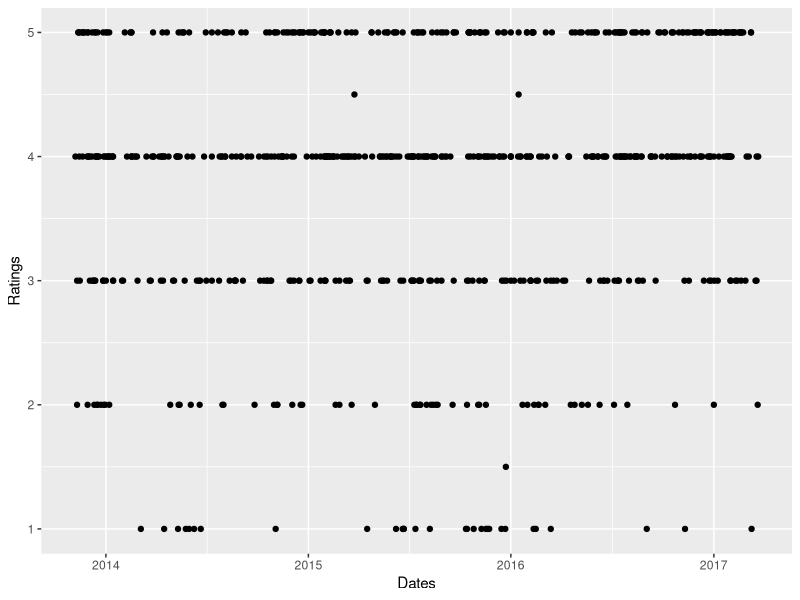

Write the R code that produced this figure. (Note: this script raises an error after producing the figure.)
##########################################
#
# Exploratory.R
#
# The purpose of this script is to engage in some exploratory descriptive analytics
# of the customer review data
#
# Antoine Beauchamp
# Edited: March 14th, 2017
# Created: March 7th, 2017
#
#############################



CapstoneDir = "/Users/Antoine/Documents/Work/DataScience/Springboard/FoundationsofDataScience/CapstoneProject"

setwd(CapstoneDir)

rm(list=ls())


library(readr)
library(dplyr)
library(tidyr)
library(tm)
library(wordcloud)
library(ggplot2)

CapstoneDF <- read_csv("./Data/CapstoneCleanData.csv")

str(CapstoneDF)
summary(CapstoneDF)
dim(CapstoneDF)




##################### INITIAL EXPLORATION #######################
#
#
#


d_byDay <- CapstoneDF %>% arrange(Dates)

head(d_byDay[2:4])

ggplot(d_byDay, aes(x=Dates, y=Ratings)) + geom_point()

#This isn't good on this time scale. Would be fine on a shorter time scale. 
# Let's lower the granularity. 

d_DateSep <- CapstoneDF %>% separate(Dates, c("Year","Month","Day")) %>% arrange(Year, Month)

head(d_DateSep[2:6],n=20)

View(d_DateSep)

d_byMonth <- d_DateSep %>% group_by(Year,Month) %>% summarise(AvgRatings=mean(Ratings))

head(d_byMonth,n=10)

d_YearMonth <- d_byMonth %>% unite("Dates", Year, Month, sep="-")

head(d_YearMonth)

ggplot(d_YearMonth, aes(x=Dates,y=AvgRatings)) + geom_point()

# Can I group by quarters? 
# First let's group by year and see. 

head(d_DateSep[2:6])

d_byYear <- d_DateSep %>% group_by(Year) %>% summarise(AvgRatings=mean(Ratings))
head(d_byYear)

ggplot(d_byYear, aes(x=Year,y=AvgRatings)) + geom_point()

#Alright let's dive into quarters then. 

head(d_DateSep[2:6])

#Identify quarters as follows: 
#Q1: Jan, Feb, March
#Q2: April, May, June
#Q3: July, Aug, Sept
#Q4: Oct, Nov, Dec.



##################### EXPLORATION WITH QUARTERS #######################
#
#
#


#Review data frame
head(CapstoneDF[2:4])

#Create variable with quarters
d_withQuarters <- CapstoneDF %>% mutate(Quarters = quarters.Date(Dates))

#Check format
head(d_withQuarters[-1])

#Separate Date variable into components
d_withQuarters <- d_withQuarters %>% separate(Dates, c("Year","Month","Day"))
head(d_withQuarters[-1])

#Group by year and quarters and average the ratings
d_byQuarters <- d_withQuarters %>% group_by(Year, Quarters) %>% summarise(AvgRatings = mean(Ratings)) %>% unite("YearQuarter", Year, Quarters, sep="-")
head(d_byQuarters)

# Plot average ratings by quarters
ggplot(d_byQuarters, aes(x=YearQuarter, y=AvgRatings)) + geom_point()


##################### EXPLORATION in 2016-2017 #######################
#
#
#

#Create data frame with recent data
d_Recent <- d_withQuarters %>% unite("Dates", Year, Month, Day, sep="-") %>% subset(Dates >= as.Date("20160101", "%Y%m%d"))

dim(d_Recent)
View(d_Recent)

#Okay this gives us about one year's worth of data. 
# Let's dig into this. 


head(d_Recent[-1])

#In addition to our Quarters variable, let's make a variable that describes quarter and year
#This will be important for plotting later. 
test <- d_Recent %>% separate(Dates, c("Year", "Month", "Day"))
test <- test %>% unite("YearQuarters", Year, Quarters, sep="-")
d_Recent$YearQuarters <- test$YearQuarters

head(d_Recent[-1])

d_Recent <- d_Recent %>% separate(Dates, c("Year", "Month", "Day"))

head(d_Recent[-1])

#Let's write an average by month
d_2016_byMonth <- d_Recent %>% group_by(Year,Month) %>% summarise(AvgRatings=mean(Ratings)) %>% unite("YearMonth", Year, Month, sep="-")

#Scatter plot, average aggregated at the level of months
ggplot(d_2016_byMonth, aes(x=YearMonth, y=AvgRatings)) + geom_point()

#Write an averge by quarter
d_2016_byQuarter <- d_Recent %>% group_by(Year, Quarters) %>% summarise(AvgRatings=mean(Ratings)) %>% unite("YearQuarter", Year, Quarters, sep="-")

head(d_2016_byQuarter)

#Scatter plot, average aggregated at quarters
ggplot(d_2016_byQuarter, aes(x=YearQuarter, y=AvgRatings)) + geom_point()

#We see a strong trend in improving reviews through 2016. 
#Is there are a way that I can look at these different levels of granularity on the same plot? 
# Can I use a facet grid? 

#What I could do is plot the average data and facet it by quarters, right? 

head(d_2016_byMonth)
head(d_Recent[-1])

d_2016_byMonth <- d_Recent %>% group_by(Year,Quarters, Month) %>% summarise(AvgRatings=mean(Ratings)) %>%  unite("YearMonth", Year, Month, sep="-")
test <- d_Recent %>% group_by(Year, Quarters, Month) %>% summarise(AvgRatings = mean(Ratings)) %>% unite("YearQuarters", Year, Quarters, sep="-")  

head(d_2016_byMonth)
head(test)

d_2016_byMonth$YearQuarters <- test$YearQuarters
head(d_2016_byMonth)

#Scatter plot, aggregated at month, faceted by quarters. 
ggplot(d_2016_byMonth, aes(x=YearMonth, y=AvgRatings)) + geom_point(aes(col=YearQuarters)) + facet_grid(.~YearQuarters)


head(d_Recent[-1])

#Something I could do is a histogram of reviews of a certain number within
# certain time periods. How many 3s, how many 4s? And so on? 
# Split this up into a facet grid by quarters. 

d_Recent_Rounded <- d_Recent
d_Recent_Rounded$Ratings <- ceiling(d_Recent_Rounded$Ratings)

head(d_Recent_Rounded[-1])

#Histogram (frequency), faceted by quarters
ggplot(d_Recent_Rounded) + geom_histogram(aes(x=Ratings), binwidth = 1) + facet_grid(.~YearQuarters)

#I'm not even really sure how to interpret this data. 
#Maybe the problem is that I'm using a frequency histogram rather than a density histogram. 

#Histogram (density), faceted by quarters
ggplot(d_Recent_Rounded) + geom_histogram(aes(x=Ratings, y=..density..), binwidth = 1) + facet_grid(.~YearQuarters)

#That looks much better. The problem is that the different quarters have different 
# numbers of reviews. 

#Scatterplot, aggregate by month, colour by quarters
ggplot(d_2016_byMonth, aes(x=YearMonth, y=AvgRatings)) + geom_point(aes(col=YearQuarters))

#What's the next step here? 
# Why did our ratings increase? That seems like a good thing to observe. 
# So why were the bad in the first place? The answers to that might be contained
# in the text data. 
# We can stay at the level of granularity of quarters right now

ggplot(d_2016_byQuarter, aes(x=YearQuarter, y=AvgRatings)) + geom_point(col="blue")

#So 2016-Q1 is the lowest one and 2016-Q4 is the highest. 
#Why was 2016-Q1 so bad? Why did it get better? Why is it dropping in this quarter? 

data_2016Q1 <- d_Recent_Rounded %>% subset(YearQuarters == "2016-Q1") %>% unite("Dates", Year, Month, Day, sep="-")
data_2017Q1 <- d_Recent_Rounded %>% subset(YearQuarters == "2017-Q1") %>% unite("Dates", Year, Month, Day, sep="-")


ggplot(d_Recent, aes(x=Ratings, y=..density..)) + 
  geom_bar(data=subset(d_Recent_Rounded, YearQuarters=="2016-Q1"), fill="red", alpha=0.2, binwidth=1) + 
  geom_bar(data=subset(d_Recent_Rounded, YearQuarters=="2017-Q1"), fill="blue", alpha=0.2, binwidth=1)

ggplot(data_2016Q1, aes(x=Ratings)) + geom_bar()

#Should I dig into the text data right away? Or break this up into "bad" reviews and "good" reviews first? 
#Another plot I could make is a layered histogram of Q12016 and Q12017. 

#Remove all instances of "The" because analytics tools below don't seem to remove it
data_2016Q1$Reviews <- gsub("[Tt]he", "", data_2016Q1$Reviews)

#Subset data sets for good and bad reviews. Define bad as being 3 stars or lower.
data_2016Q1_bad <- data_2016Q1 %>% subset(Ratings <= 3)
data_2016Q1_good <- data_2016Q1 %>% subset(Ratings > 3)

head(data_2016Q1_bad[-1])
head(data_2016Q1_good[-1])

#Create corpus for each of the data subsets.
Corpus_2016Q1 <- data_2016Q1$Reviews %>% VectorSource() %>% Corpus
Corpus_2016Q1_bad <- data_2016Q1_bad$Reviews %>% VectorSource() %>% Corpus
Corpus_2016Q1_good <- data_2016Q1_good$Reviews %>% VectorSource() %>% Corpus
inspect(Corpus_2016Q1[1:2])

#Clean up the text data by removing punctuations and stop words
Corpus_2016Q1 <- Corpus_2016Q1 %>% tm_map(removePunctuation) %>% tm_map(removeWords, stopwords("english"))
Corpus_2016Q1_bad <- Corpus_2016Q1_bad %>% tm_map(removePunctuation) %>% tm_map(removeWords, stopwords("english"))
Corpus_2016Q1_good <- Corpus_2016Q1_good %>% tm_map(removePunctuation) %>% tm_map(removeWords, stopwords("english"))
inspect(Corpus_2016Q1[1:2])

#Create term document matrices for subsets
TDM_2016Q1 <- TermDocumentMatrix(Corpus_2016Q1)
TDM_2016Q1_bad <- TermDocumentMatrix(Corpus_2016Q1_bad)
TDM_2016Q1_good <- TermDocumentMatrix(Corpus_2016Q1_good)

#Convert TDM to actual matrix format
TDM_2016Q1_mat <- as.matrix(TDM_2016Q1)
TDM_2016Q1_mat_bad <- as.matrix(TDM_2016Q1_bad)
TDM_2016Q1_mat_good <- as.matrix(TDM_2016Q1_good)

#Get word frequencies for data subsets
wFreqs_2016Q1_bad = sort(rowSums(TDM_2016Q1_mat_bad), decreasing=TRUE)
wFreqs_2016Q1_good = sort(rowSums(TDM_2016Q1_mat_good), decreasing=TRUE)
head(wFreqs_2016Q1_bad, n=10)
head(wFreqs_2016Q1_good, n=10)

#It seems food was mentioned both in the good and bad subsets, as well as good. 
#People seem to have reviewed winterlicious positively. 

wordcloud(Corpus_2016Q1_bad, min.freq=2,scale=c(4,0.5), max.word=200, random.order=F)
wordcloud(Corpus_2016Q1_good, min.freq=2,scale=c(4,0.5), max.word=200, random.order=F)


#Let's look at some word associations.
findAssocs(TDM_2016Q1_bad, "food", .50)
findAssocs(TDM_2016Q1_bad, "place", .67)
findAssocs(TDM_2016Q1_bad, "service", .52)
findAssocs(TDM_2016Q1_bad, "time", .65)
findAssocs(TDM_2016Q1_bad, "meal", .70)
findAssocs(TDM_2016Q1_bad, "good", .80)

#Take a look at some reviews containing certain words
data_2016Q1_bad$Reviews[grepl("[Ff]ood",data_2016Q1_bad$Reviews)]
length(data_2016Q1_bad$Reviews[grepl("[Ff]ood",data_2016Q1_bad$Reviews)])

data_2016Q1_bad$Reviews[grepl("[Ss]ervice",data_2016Q1_bad$Reviews)]
length(data_2016Q1_bad$Reviews[grepl("[Ss]ervice",data_2016Q1_bad$Reviews)])

data_2016Q1_bad$Reviews[grepl("[Tt]ime",data_2016Q1_bad$Reviews)]
length(data_2016Q1_bad$Reviews[grepl("[Tt]ime",data_2016Q1_bad$Reviews)])

data_2016Q1_bad$Reviews[grepl("[Gg]ood|[Gg]reat",data_2016Q1_bad$Reviews)]
length(data_2016Q1_bad$Reviews[grepl("[Gg]ood|[Gg]reat",data_2016Q1_bad$Reviews)])




data_2016Q1_good$Reviews[grepl("[Ff]ood",data_2016Q1_good$Reviews)]
length(data_2016Q1_good$Reviews[grepl("[Ff]ood",data_2016Q1_good$Reviews)])

data_2016Q1_good$Reviews[grepl("[Ww]inter",data_2016Q1_good$Reviews)]
length(data_2016Q1_good$Reviews[grepl("[Ww]inter",data_2016Q1_good$Reviews)])

data_2016Q1_good$Reviews[grepl("[Gg]ood|[Gg]reat",data_2016Q1_good$Reviews)]
length(data_2016Q1_good$Reviews[grepl("[Gg]ood|[Gg]reat",data_2016Q1_good$Reviews)])

data_2016Q1_good$Reviews[grepl("[Ss]ervice",data_2016Q1_good$Reviews)]
length(data_2016Q1_good$Reviews[grepl("[Ss]ervice",data_2016Q1_good$Reviews)])


data_2016Q1_bad$Reviews[grepl("[Mm]usic|[Nn]oise",data_2016Q1_bad$Reviews)]
length(data_2016Q1_bad$Reviews[grepl("[Mm]usic|[Nn]oise",data_2016Q1_bad$Reviews)])

data_2017Q1_bad$Reviews[grepl("[Mm]usic|[Nn]oise",data_2017Q1_bad$Reviews)]
length(data_2017Q1_bad$Reviews[grepl("[Mm]usic|[Nn]oise",data_2017Q1_bad$Reviews)])



#I feel like I may need to write this stuff down on paper. What are people liking? What aren't they liking?
# What are the people who reveiwed well saying? And those that aren't? 

### Look at 2017 Q1 now


#Remove all instances of "The" because analytics tools below don't seem to remove it
data_2017Q1$Reviews <- gsub("[Tt]he", "", data_2017Q1$Reviews)

#Subset data sets for good and bad reviews
data_2017Q1_bad <- data_2017Q1 %>% subset(Ratings <= 3)
data_2017Q1_good <- data_2017Q1 %>% subset(Ratings > 3)

head(data_2017Q1_bad[-1])
dim(data_2016Q1_bad)
dim(data_2017Q1_bad)
head(data_2017Q1_good[-1])
dim(data_2017Q1_good)
dim(data_2016Q1_good)

#Create corpus for each of the data subsets.
Corpus_2017Q1 <- data_2017Q1$Reviews %>% VectorSource() %>% Corpus
Corpus_2017Q1_bad <- data_2017Q1_bad$Reviews %>% VectorSource() %>% Corpus
Corpus_2017Q1_good <- data_2017Q1_good$Reviews %>% VectorSource() %>% Corpus
inspect(Corpus_2017Q1[1:2])

#Clean up the text data by removing punctuations and stop words
Corpus_2017Q1 <- Corpus_2017Q1 %>% tm_map(removePunctuation) %>% tm_map(removeWords, stopwords("english"))
Corpus_2017Q1_bad <- Corpus_2017Q1_bad %>% tm_map(removePunctuation) %>% tm_map(removeWords, stopwords("english"))
Corpus_2017Q1_good <- Corpus_2017Q1_good %>% tm_map(removePunctuation) %>% tm_map(removeWords, stopwords("english"))
inspect(Corpus_2017Q1[1:2])

#Term document matrices
TDM_2017Q1 <- TermDocumentMatrix(Corpus_2017Q1)
TDM_2017Q1_bad <- TermDocumentMatrix(Corpus_2017Q1_bad)
TDM_2017Q1_good <- TermDocumentMatrix(Corpus_2017Q1_good)

#Convert TDM to matrix format
TDM_2017Q1_mat <- as.matrix(TDM_2017Q1)
TDM_2017Q1_mat_bad <- as.matrix(TDM_2017Q1_bad)
TDM_2017Q1_mat_good <- as.matrix(TDM_2017Q1_good)

#Word frequencies
wFreqs_2017Q1_bad = sort(rowSums(TDM_2017Q1_mat_bad), decreasing=TRUE)
wFreqs_2017Q1_good = sort(rowSums(TDM_2017Q1_mat_good), decreasing=TRUE)
head(wFreqs_2017Q1_bad, n=10)
head(wFreqs_2017Q1_good,n=10)

wordcloud(Corpus_2017Q1_bad, min.freq=2,scale=c(4,0.5), max.word=200, random.order=F)
wordcloud(Corpus_2017Q1_good, min.freq=2,scale=c(4,0.5), max.word=200, random.order=F)


data_2017Q1_bad$Reviews[grepl("[Gg]ood",data_2017Q1_bad$Reviews)]
length(data_2017Q1_bad$Reviews[grepl("[Gg]ood",data_2017Q1_bad$Reviews)])

data_2017Q1_bad$Reviews[grepl("[Ss]teak(s)?",data_2017Q1_bad$Reviews)]
length(data_2017Q1_bad$Reviews[grepl("[Ss]teak(s)?",data_2017Q1_bad$Reviews)])

data_2017Q1_bad$Reviews[grepl("[Ff]ood",data_2017Q1_bad$Reviews)]
length(data_2017Q1_bad$Reviews[grepl("[Ff]ood",data_2017Q1_bad$Reviews)])

data_2017Q1_bad$Reviews[grepl("[Ss]ervice",data_2017Q1_bad$Reviews)]
length(data_2017Q1_bad$Reviews[grepl("[Ss]ervice",data_2017Q1_bad$Reviews)])

data_2017Q1_bad$Reviews[grepl("[Ww]inter",data_2017Q1_bad$Reviews)]
length(data_2017Q1_bad$Reviews[grepl("[Ww]inter",data_2017Q1_bad$Reviews)])



data_2017Q1_good$Reviews[grepl("[Ww]inter",data_2017Q1_good$Reviews)]
length(data_2017Q1_good$Reviews[grepl("[Ww]inter",data_2017Q1_good$Reviews)])

data_2017Q1_good$Reviews[grepl("[Gg]ood|[Gg]reat",data_2017Q1_good$Reviews)]
length(data_2017Q1_good$Reviews[grepl("[Gg]ood|[Gg]reat",data_2017Q1_good$Reviews)])

data_2017Q1_good$Reviews[grepl("[Ss]ervice|[Ss]taff",data_2017Q1_good$Reviews)]
length(data_2017Q1_good$Reviews[grepl("[Ss]ervice|[Ss]taff",data_2017Q1_good$Reviews)])

data_2017Q1_good$Reviews[grepl("[Mm]usic|[Nn]oise",data_2017Q1_good$Reviews)]
length(data_2017Q1_good$Reviews[grepl("[Mm]usic|[Nn]oise",data_2017Q1_good$Reviews)])

data_2017Q1_bad$Reviews[grepl("[Mm]usic|[Nn]oise",data_2017Q1_bad$Reviews)]
length(data_2017Q1_bad$Reviews[grepl("[Mm]usic|[Nn]oise",data_2017Q1_bad$Reviews)])

#What's interesting is that a few people comment that the music is too loud, but it seems that
# that doesn't prevent them from giving a 4 or 5. 




# Let's look at some probabilities. 
length(data_2017Q1_bad$Ratings)/length(data_2017Q1$Ratings) #21%
length(data_2016Q1_bad$Ratings)/length(data_2016Q1$Ratings) #45%

length(data_2017Q1_good$Ratings)/length(data_2017Q1$Ratings) #79%
length(data_2016Q1_good$Ratings)/length(data_2016Q1$Ratings) #55%

length(data_2017Q1$Ratings)
length(data_2016Q1$Ratings)




# It's bothering me that our ratings are lower in march than they've been since October 2016. 
ggplot(d_2016_byMonth, aes(x=YearMonth, y=AvgRatings)) + geom_point(aes(col=YearQuarters))

#There's this weird pattern of alternating rising and falling. 

d_2016_byMonth2 <- d_Recent %>% unite("YearMonth", Year, Month, sep="-")
View(arrange(d_2016_byMonth2[-1], desc(YearMonth)))

d_2016_byMonth2 %>% group_by(YearMonth) %>% summarise(RevCount = n())

#We see that we don't have many statistics for March 2017. Only 2 reviews. So that's not great. 
# The better thing to explore might be why reviews have dipped in January 2017? 

d_March2017 <- d_2016_byMonth2 %>% subset(YearMonth=="2017-03")
d_March2017$Reviews
d_March2017$Ratings

d_Feb2017 <- d_2016_byMonth2 %>% subset(YearMonth=="2017-02")
ggplot(d_Feb2017, aes(Ratings)) + geom_bar()

d_Jan2017 <- d_2016_byMonth2 %>% subset(YearMonth=="2017-01")
ggplot(d_Jan2017, aes(Ratings)) + geom_bar()

ggplot(d_2016_byMonth2, aes(Ratings, fill=YearMonth)) + 
  geom_histogram(data=subset(d_2016_byMonth2, YearMonth=="2017-01"),binwidth=1, alpha=0.2) + 
  geom_histogram(data=subset(d_2016_byMonth2, YearMonth=="2017-02"),binwidth=1, alpha=0.2) 
